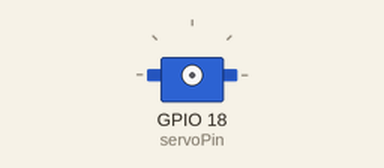
Recording of a sketch running on a simulated ESP32-C6. Shown: servo. Wiring (inferred from the names in the program): servo: signal GPIO 18. Servo pulses on a pin are drawn as a servo (544–2400 µs = 0–180°).

Above: at 0.05 s.
At 3.55 s:
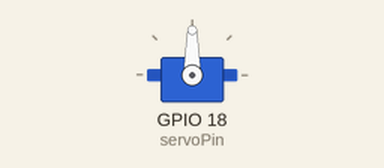
At 6.5 s:
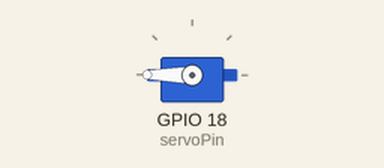
Timing chart, 0 to 8.5 s (numbered marks = the images above):
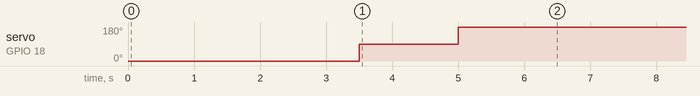

Measured:
- by itself, servo on GPIO 18 (servoPin): repeats every 6.5 s: 180° 3.5 s, 0° 1.5 s, 90° 1.5 s

The sketch:

servo_esp32c6.ino
```cpp
int servoPin = 18;

void setup() {
  pinMode(servoPin, OUTPUT);
}

void loop() {

delay(2000);

  myServo_write(0);     // Move to 0 degrees
  delay(1000);

  myServo_write(90);    // Move to 90 degrees
  delay(1000);

  myServo_write(180);   // Move to 180 degrees
  delay(1000);
}

// Custom servo write function like myServo.write(angle)
void myServo_write(int angle) {
  int pulseWidth = map(angle, 0, 180, 500, 2500);  // microseconds

  // Send PWM pulses for about 500ms (25 pulses at 50Hz)
  for (int i = 0; i < 25; i++) {
    digitalWrite(servoPin, HIGH);
    delayMicroseconds(pulseWidth);
    digitalWrite(servoPin, LOW);
    delayMicroseconds(20000 - pulseWidth);
  }
}
```
